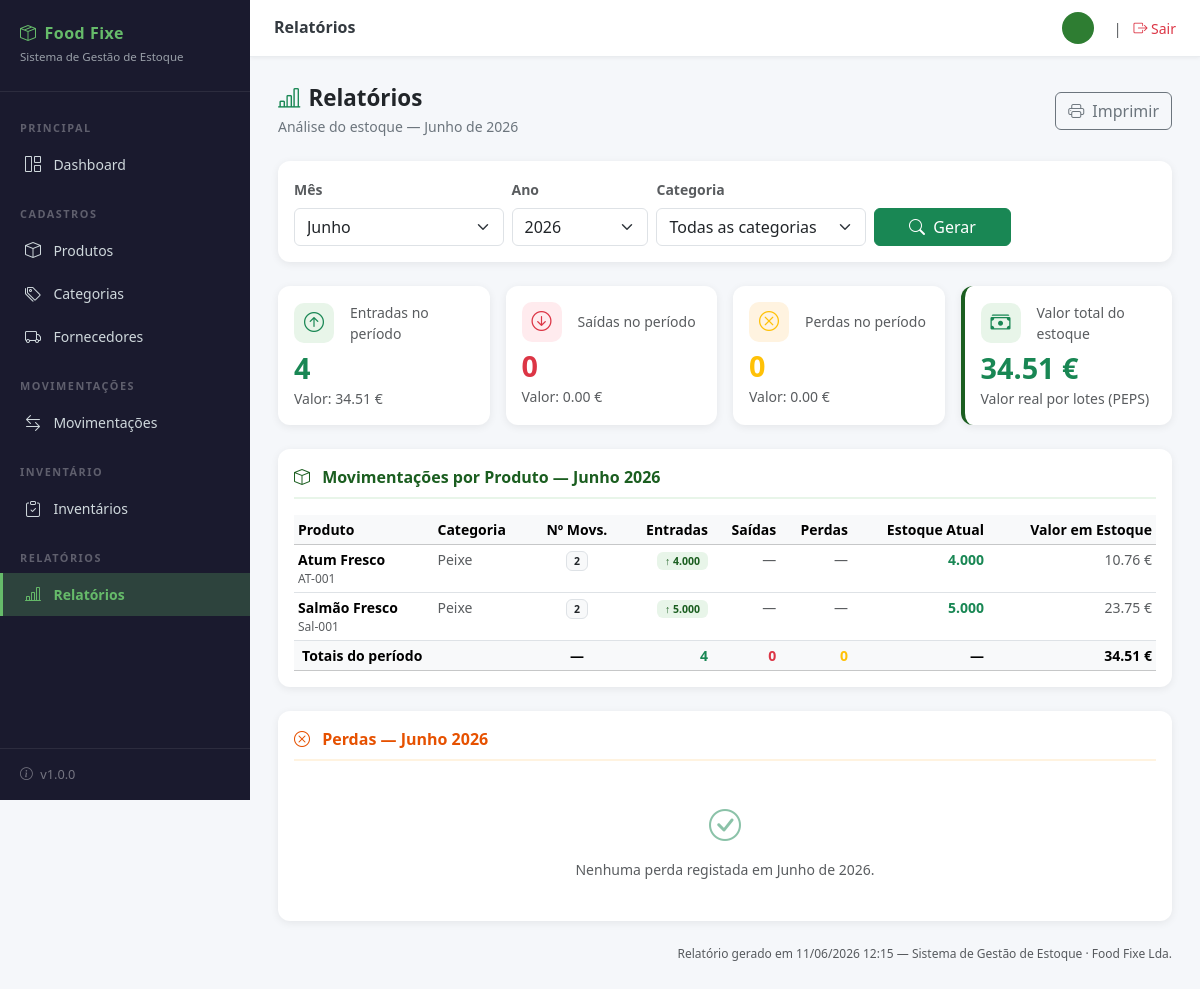
Page /relatorios/ (signed in) on the earlier database version.
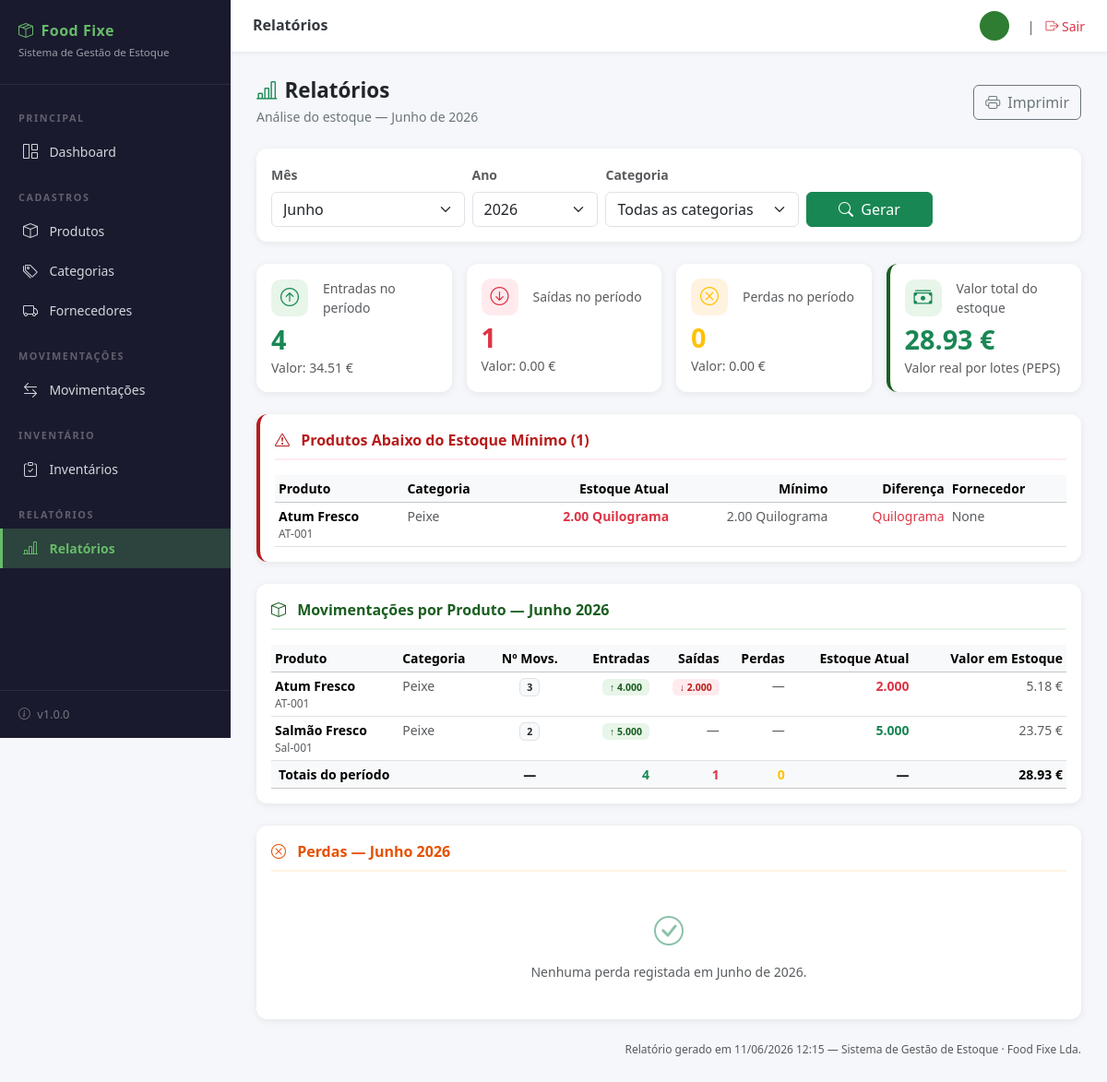
Same page on the later database version.
### estoque/models.py (models this page shows, shortened)
class Produto(models.Model):
    class Unidade(models.TextChoices):
        UNIDADE  = 'UN',  'Unidade'
        KILO     = 'KG',  'Quilograma'
        LITRO    = 'LT',  'Litro'
        CAIXA    = 'CX',  'Caixa'
        PACOTE   = 'PC',  'Pacote'
    codigo          = models.CharField('Código', max_length=30, unique=True)
    produto         = models.CharField('Nome do produto', max_length=150)
    categoria       = models.ForeignKey(Categoria, on_delete=models.PROTECT,
                                        verbose_name='Categoria',
                                        related_name='produtos')
    fornecedor      = models.ForeignKey(Fornecedor, on_delete=models.SET_NULL,
                                    verbose_name='Fornecedor',
                                    related_name='produtos',
                                    null=True, blank=True)
    unidade         = models.CharField('Unidade de medida', max_length=5,
                                       choices=Unidade.choices,
                                       default=Unidade.UNIDADE)
    estoque_atual   = models.DecimalField('Estoque atual', max_digits=10,
                                          decimal_places=2, default=Decimal('0.00'))
    estoque_minimo  = models.DecimalField('Estoque mínimo', max_digits=10,
                                          decimal_places=2, default=Decimal('0.00'))
    custo_medio     = models.DecimalField('Custo médio', max_digits=10,
                                          decimal_places=2, default=Decimal('0.00'),
                                          null=True, blank=True)
    ativo           = models.BooleanField('Ativo', default=True)
    create_at       = models.DateTimeField('Criado em', auto_now_add=True)
    update_at       = models.DateTimeField('Atualizado em', auto_now=True)
    class Meta:
        verbose_name        = 'Produto'
        verbose_name_plural = 'Produtos'
        ordering            = ['produto']
    @property
    def abaixo_do_minimo(self):
        return self.estoque_atual <= self.estoque_minimo

class Categoria(models.Model):
    categoria = models.CharField('Categoria', max_length=100, unique=True)
    ativo     = models.BooleanField('Ativa', default=True)
    class Meta:
        verbose_name        = 'Categoria'
        verbose_name_plural = 'Categorias'
        ordering            = ['categoria']
    def __str__(self):
        return self.categoria

### estoque/views.py (the view)
# urls.py: path('relatorios/',                    views.relatorios,          name='relatorios'),
@login_required(login_url='login')
def relatorios(request):
    hoje      = timezone.now()
    mes       = int(request.GET.get('mes', hoje.month))
    ano       = int(request.GET.get('ano', hoje.year))
    categoria_id = request.GET.get('categoria', '')
    movs = Movimentacao.objects.filter(
    data_movimentacao__month=mes,
    data_movimentacao__year=ano,
    rectificada=False,
).exclude(
    observacao__startswith='ESTORNO AUTOMÁTICO'
).exclude(
    observacao__startswith='Acerto de inventário'
).select_related('produto', 'produto__categoria', 'fornecedor', 'utilizador')
    if categoria_id:
        movs = movs.filter(produto__categoria__pk=categoria_id)
    resumo = movs.aggregate(
    total_entradas = Count('pk', filter=Q(tipo_movimentacao='ENTRADA')),
    total_saidas   = Count('pk', filter=Q(tipo_movimentacao='SAIDA')),
    total_perdas   = Count('pk', filter=Q(tipo_movimentacao='PERDA')),
    valor_entradas = Sum('valor_total', filter=Q(tipo_movimentacao='ENTRADA')),
    valor_saidas   = Sum('valor_total', filter=Q(tipo_movimentacao='SAIDA')),
    valor_perdas   = Sum('valor_total', filter=Q(tipo_movimentacao='PERDA')),
    )
    valor_peps_por_produto = {}
    lotes_activos = LoteEstoque.objects.filter(
        esgotado=False,
        produto__ativo=True,
    ).values('produto__pk').annotate(
        valor_peps=DjSum(
            ExpressionWrapper(
                F('quantidade_restante') * F('valor_unitario'),
                output_field=DecimalField()
            )
        )
    )
    for item in lotes_activos:
        valor_peps_por_produto[item['produto__pk']] = item['valor_peps']
    produtos_mov = (
    movs.values(
        'produto__pk',
        'produto__produto',
        'produto__codigo',
        'produto__categoria__categoria',
        'produto__unidade',
        'produto__estoque_atual',
        'produto__estoque_minimo',
        'produto__custo_medio',
    )
    .annotate(
        qtd_entradas = DjSum('quantidade', filter=Q(tipo_movimentacao='ENTRADA')),
        qtd_saidas   = DjSum('quantidade', filter=Q(tipo_movimentacao='SAIDA')),
        qtd_perdas   = DjSum('quantidade', filter=Q(tipo_movimentacao='PERDA')),
        val_total    = DjSum('valor_total'),
        n_movs       = Count('pk'),
    )
    .order_by('produto__produto')
    )
    produtos_qs = Produto.objects.filter(ativo=True).select_related('categoria', 'fornecedor')
    if categoria_id:
        produtos_qs = produtos_qs.filter(categoria__pk=categoria_id)
    produtos_alerta = [p for p in produtos_qs if p.abaixo_do_minimo]
    perdas = movs.filter(tipo_movimentacao='PERDA').order_by('-data_movimentacao')
    valor_estoque = LoteEstoque.objects.filter(
        esgotado=False,
    ).aggregate(
        total=DjSum(
            ExpressionWrapper(
                F('quantidade_restante') * F('valor_unitario'),
                output_field=DecimalField()
            )
        )
    )['total'] or Decimal('0.00')
    categorias = Categoria.objects.filter(ativo=True).order_by('categoria')
    anos_qs    = Movimentacao.objects.dates('data_movimentacao', 'year', order='DESC')
    anos       = [d.year for d in anos_qs] or [hoje.year]
    meses = [
        (1,'Janeiro'),(2,'Fevereiro'),(3,'Março'),(4,'Abril'),
        (5,'Maio'),(6,'Junho'),(7,'Julho'),(8,'Agosto'),
        (9,'Setembro'),(10,'Outubro'),(11,'Novembro'),(12,'Dezembro'),
    ]
    nome_mes = dict(meses).get(mes, '')
    return render(request, 'estoque/relatorios.html', {
        'mes':                    mes,
        'ano':                    ano,
        'nome_mes':               nome_mes,
        'categoria_id':           categoria_id,
        'resumo':                 resumo,
        'produtos_mov':           produtos_mov,
        'produtos_alerta':        produtos_alerta,
        'perdas':                 perdas,
        'valor_estoque':          valor_estoque,
        'valor_peps_por_produto': valor_peps_por_produto,
        'categorias':             categorias,
        'anos':                   anos,
        'meses':                  meses,
    })

### estoque/templatetags/estoque_extras.py (called while the page is built)
@register.filter
def get_item(dictionary, key):
    if dictionary is None:
        return None
    return dictionary.get(key)

### estoque/templates/estoque/relatorios.html (shortened to what the changed rows need)
{% extends 'estoque/base.html' %}
{% load estoque_extras %}    ← adiciona esta linha
{% block content %}
<div class="page-header d-flex justify-content-between align-items-center">
    <div>
        <h1><i class="bi bi-bar-chart-line me-2 text-success"></i>Relatórios</h1>
    </div>
</div>
<div class="row g-3 mb-4">
    <div class="col-sm-6 col-xl-3">
        <div class="card card-relatorio h-100">
            <div class="card-body">
                <div class="d-flex align-items-center gap-3 mb-2">
                    <div style="width:40px;height:40px;border-radius:10px;
                                background:#ffebee;display:flex;
                                align-items:center;justify-content:center;flex-shrink:0;">
                    </div>
                    <div class="text-muted small">Saídas no período</div>
                </div>
                <div class="valor-destaque text-danger">
                    {{ resumo.total_saidas|default:"0" }}
                </div>
                <div class="text-muted small mt-1">
                    Valor: {{ resumo.valor_saidas|default:0|floatformat:2 }} €
                </div>
            </div>
        </div>
    </div>
    <div class="col-sm-6 col-xl-3">
        <div class="card card-relatorio h-100"
             style="border-left: 4px solid #1b5e20 !important;">
            <div class="card-body">
                <div class="d-flex align-items-center gap-3 mb-2">
                    <div style="width:40px;height:40px;border-radius:10px;
                                background:#e8f5e9;display:flex;
                                align-items:center;justify-content:center;flex-shrink:0;">
                    </div>
                    <div class="text-muted small">Valor total do estoque</div>
                </div>
                <div class="valor-destaque text-success">
                    {{ valor_estoque|floatformat:2 }} €
                </div>
                <div class="text-muted small mt-1">
                    Valor real por lotes (PEPS)
                </div>
            </div>
        </div>
    </div>
</div>
{% if produtos_alerta %}
<div class="card card-relatorio mb-4"
     style="border-left: 4px solid #b71c1c !important;">
    <div class="card-body">
        <div class="secao-titulo" style="color:#b71c1c; border-color:#ffebee;">
            <i class="bi bi-exclamation-triangle me-2"></i>
            Produtos Abaixo do Estoque Mínimo ({{ produtos_alerta|length }})
        </div>
        <div class="table-responsive">
            <table class="table table-sm mb-0 small">
                <thead class="table-light">
                    <tr>
                        <th>Produto</th>
                        <th>Categoria</th>
                        <th class="text-end">Estoque Atual</th>
                        <th class="text-end">Mínimo</th>
                        <th class="text-end">Diferença</th>
                        <th>Fornecedor</th>
                    </tr>
                </thead>
                <tbody>
                    {% for p in produtos_alerta %}
                    <tr>
                        <td>
                            <div class="fw-semibold">{{ p.produto }}</div>
                            <div class="text-muted" style="font-size:0.75rem;">
                                {{ p.codigo }}
                            </div>
                        </td>
                        <td class="text-muted">{{ p.categoria }}</td>
                        <td class="text-end text-danger fw-bold">
                            {{ p.estoque_atual }} {{ p.get_unidade_display }}
                        </td>
                        <td class="text-end text-muted">
                            {{ p.estoque_minimo }} {{ p.get_unidade_display }}
                        </td>
                        <td class="text-end text-danger">
                            {{ p.get_unidade_display }}
                        </td>
                        <td class="text-muted">{{ p.fornecedor }}</td>
                    </tr>
                    {% endfor %}
                </tbody>
            </table>
        </div>
    </div>
</div>
{% endif %}
<div class="card card-relatorio mb-4">
    <div class="card-body">
        {% if produtos_mov %}
        <div class="table-responsive">
            <table class="table table-hover table-sm mb-0 small">
                <thead class="table-light">
                    <tr>
                        <th>Produto</th>
                        <th>Categoria</th>
                        <th class="text-center">Nº Movs.</th>
                        <th class="text-end">Entradas</th>
                        <th class="text-end">Saídas</th>
                        <th class="text-end">Perdas</th>
                        <th class="text-end">Estoque Atual</th>
                        <th class="text-end">Valor em Estoque</th>
                    </tr>
                </thead>
                <tbody>
                    {% for p in produtos_mov %}
                    <tr>
                        <td>
                            <div class="fw-semibold">{{ p.produto__produto }}</div>
                            <div class="text-muted" style="font-size:0.75rem;">
                                {{ p.produto__codigo }}
                            </div>
                        </td>
                        <td class="text-muted">
                            {{ p.produto__categoria__categoria }}
                        </td>
                        <td class="text-center">
                            <span class="badge bg-light text-dark border">
                                {{ p.n_movs }}
                            </span>
                        </td>
                        <td class="text-end">
                            {% if p.qtd_entradas %}
                                <span class="badge badge-entrada px-2">
                                    ↑ {{ p.qtd_entradas|floatformat:3 }}
                                </span>
                            {% else %}
                                <span class="text-muted">—</span>
                            {% endif %}
                        </td>
                        <td class="text-end">
                            {% if p.qtd_saidas %}
                                <span class="badge badge-saida px-2">
                                    ↓ {{ p.qtd_saidas|floatformat:3 }}
                                </span>
                            {% else %}
                                <span class="text-muted">—</span>
                            {% endif %}
                        </td>
                        <td class="text-end">
                            {% if p.qtd_perdas %}
                                <span class="badge badge-perda px-2">
                                    ✘ {{ p.qtd_perdas|floatformat:3 }}
                                </span>
                            {% else %}
                                <span class="text-muted">—</span>
                            {% endif %}
                        </td>
                        <td class="text-end fw-semibold
                            {% if p.produto__estoque_atual <= p.produto__estoque_minimo %}
                                text-danger
                            {% else %}
                                text-success
                            {% endif %}">
                            {{ p.produto__estoque_atual|floatformat:3 }}
                        </td>
                        <td class="text-end text-muted">
                            {% with valor_peps=valor_peps_por_produto|get_item:p.produto__pk %}
                                {% if valor_peps %}
                                    {{ valor_peps|floatformat:2 }} €
                                {% else %}
                                    —
                                {% endif %}
                            {% endwith %}
                        </td>
                    </tr>
                    {% endfor %}
                </tbody>
                <tfoot class="table-light fw-semibold">
                    <tr>
                        <td colspan="2" class="ps-2">Totais do período</td>
                        <td class="text-center">—</td>
                        <td class="text-end text-success">
                            {{ resumo.total_entradas|default:"0" }}
                        </td>
                        <td class="text-end text-danger">
                            {{ resumo.total_saidas|default:"0" }}
                        </td>
                        <td class="text-end text-warning">
                            {{ resumo.total_perdas|default:"0" }}
                        </td>
                        <td class="text-end">—</td>
                        <td class="text-end">
                            {{ valor_estoque|default:0|floatformat:2 }} €
                        </td>
                    </tr>
                </tfoot>
            </table>
        </div>
        {% endif %}
    </div>
</div>
{% endblock %}

Differences in the rows shown:
now on one of the page's lists (row edited): Produto: produto "Atum Fresco", codigo "AT-001", categoria "Peixe", estoque_atual "2.00", unidade "Quilograma", estoque_minimo "2.00", fornecedor "None"
changed Produto "Atum Fresco": n_movs "2" → "3"; qtd_saidas (not shown) → "2.000"; produto__estoque_atual "4.000" → "2.000"; valor_peps "10.76" → "5.18"; text "—" → "↓"
Other differences:
{{ resumo.total_saidas|default:"0" }}: "0" → "1"
{{ valor_estoque|floatformat:2 }}: "34.51" → "28.93"
{{ produtos_alerta|length }}: (not shown) → "1"
{{ valor_estoque|default:0|floatformat:2 }}: "34.51" → "28.93"
text now shown: "Produtos Abaixo do Estoque Mínimo ( ) Produto Categoria Estoque Atual Mínimo Diferença Fornecedor"
